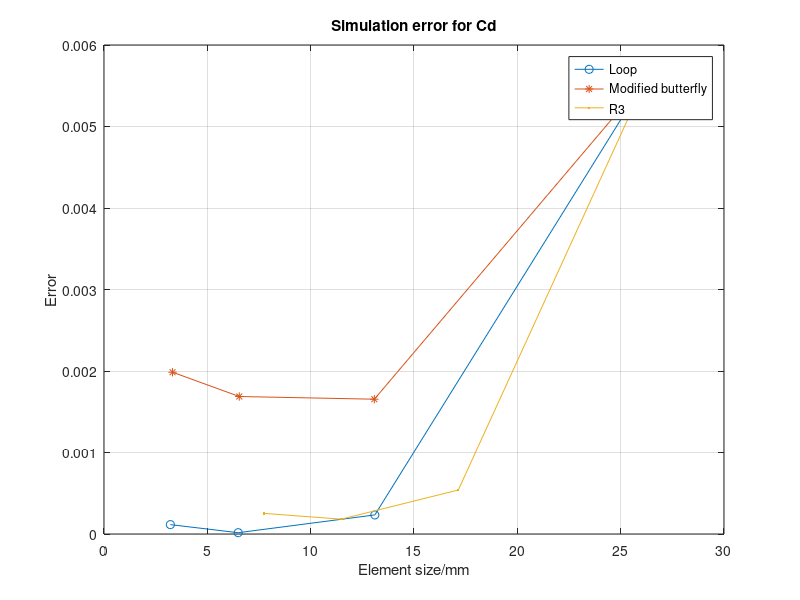
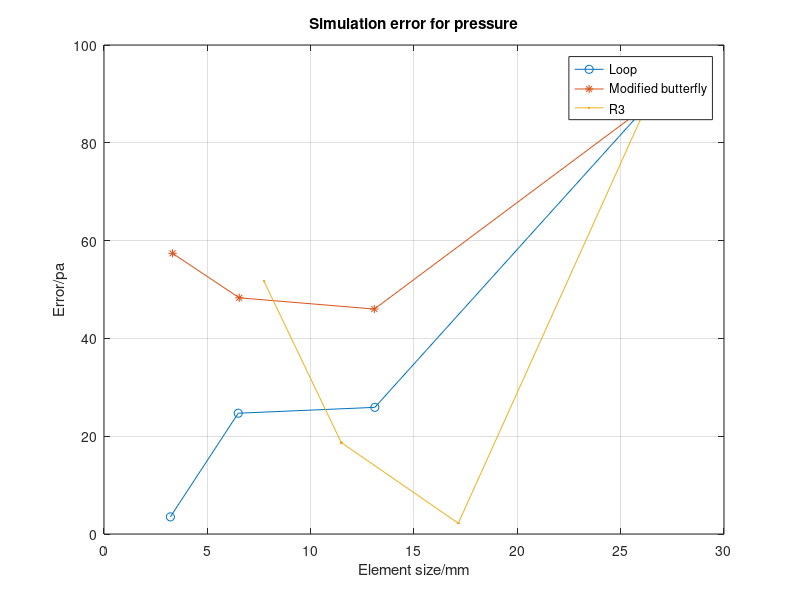
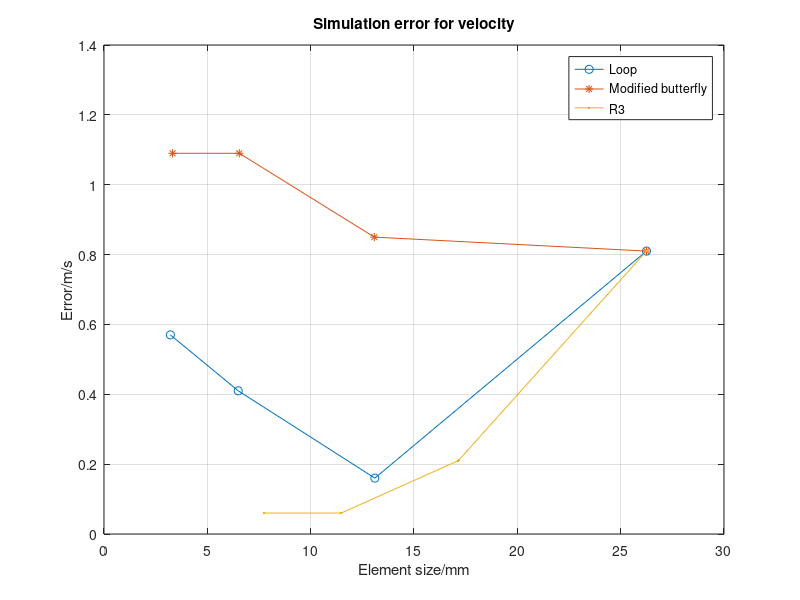

Recreate these plots in MATLAB, in order.
clc
clear
%using Limited Resolution
%Irregular sphere
%point at 0.12 0.14
cdLoop = [5.5910E-03 2.3400E-04	1.6000E-05	1.1500E-04];
cdMb   = [5.5910E-03 1.6540E-03	1.6870E-03	1.9850E-03];
cdRoot = [5.5910E-03 5.4000E-04	1.8200E-04	2.5290E-04];

%point at 0.12 0.14
pLoop = [8.7500E+01	2.5900E+01	2.4700E+01	3.5000E+00];
vLoop = [8.1000E-01	1.6000E-01	4.1000E-01	5.7000E-01];

pMb =  [8.7500E+01 4.6000E+01	4.8300E+01	5.7400E+01];
vMb =  [8.1000E-01 8.5000E-01	1.0900E+00	1.0900E+00];

pRoot = [8.7500E+01 2.2000E+00	1.8700E+01	5.1700E+01];
vRoot = [8.1000E-01 2.1000E-01	6.0000E-02	6.0000E-02];

hloop = [2.6249E+01	1.3105E+01	6.4943E+00	3.2115E+00];
hMb =   [2.6249E+01 1.3081E+01	6.5463E+00	3.3163E+00];
hRoot = [2.6249E+01 17.144	11.4794	7.7396];

figure(1)
plot(hloop,cdLoop,'o-');
hold on
plot(hMb,cdMb,'*-');
hold on
plot(hRoot,cdRoot,'.-');
grid on
title("Simulation error for Cd")
xlabel("Element size/mm")
ylabel("Error")
legend("Loop","Modified butterfly","R3");

figure(2)
plot(hloop,pLoop,'o-');
hold on
plot(hMb,pMb,'*-');
hold on
plot(hRoot,pRoot,'.-');
grid on
title("Simulation error for pressure")
xlabel("Element size/mm")
ylabel("Error/pa")
legend("Loop","Modified butterfly","R3");

figure(3)
plot(hloop,vLoop,'o-');
hold on
plot(hMb,vMb,'*-');
hold on
plot(hRoot,vRoot,'.-');
grid on
title("Simulation error for velocity")
xlabel("Element size/mm")
ylabel("Error/m/s")
legend("Loop","Modified butterfly","R3");
